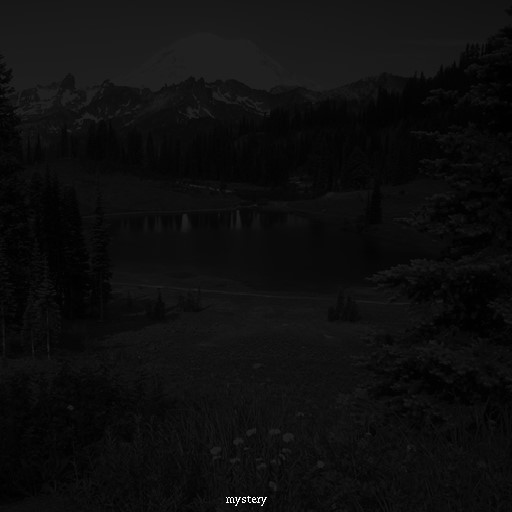
#> input picture Digital-Image-Processing/Lab 7/Lab7/lab07.jpg, 512 x 512 px
$ python 'Task 1.py'
#> lines starting #> are read from the running program, lines starting #| are printed output that depends on the picture
from matplotlib import pyplot as plt
import numpy as np
import cv2
from PIL import Image

def show_hist(img):   #to show histograms
    plt.hist(img.ravel(), 256, [0, 256])
    plt.show()

img = cv2.imread('lab07.jpg',0)
#> img is the input picture: shape (512, 512); min 0, max 255, mean 13.7
cv2.imshow('image',img)
show_hist(img)
#> in show_hist, `plt.show()`:
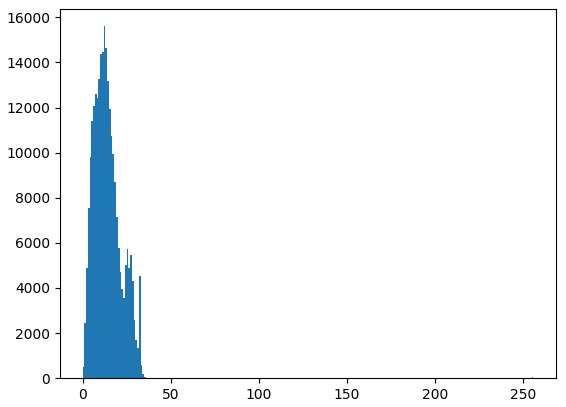
#> figure drawn by matplotlib, 1 panel; tallest bar 15609 high, from x = 12 to 13
equ = cv2.equalizeHist(img)
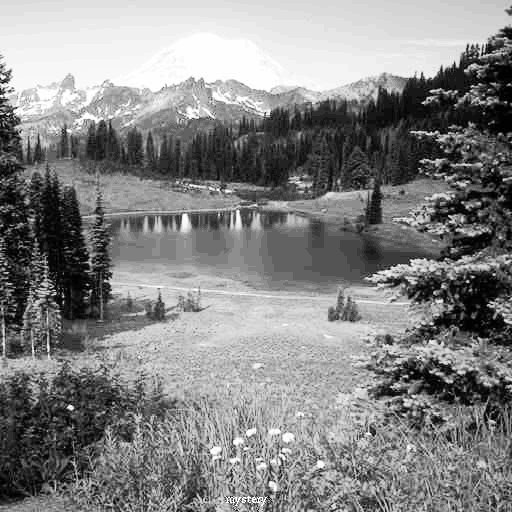
#> equ: shape (512, 512); min 0, max 255, mean 132.3
cv2.imshow('image',equ)
show_hist(equ)
#> in show_hist (call 2), `plt.show()`:
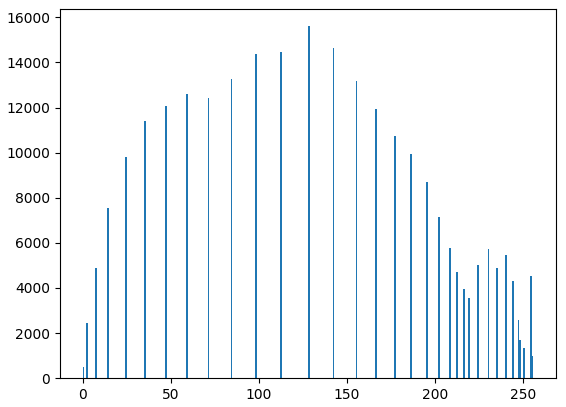
#> figure drawn by matplotlib, 1 panel; tallest bar 15609 high, from x = 128 to 129
